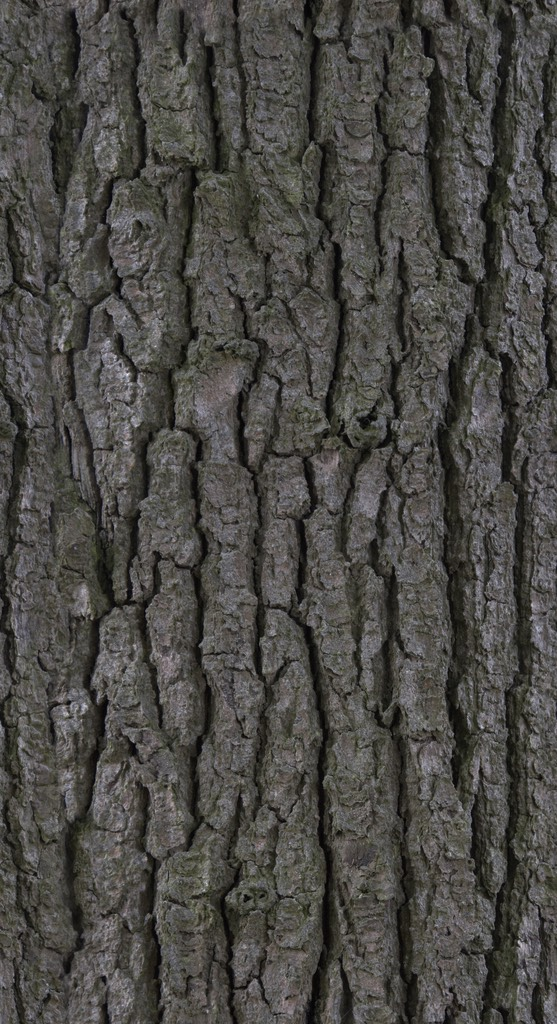
#> input picture godot/art/source_plants/shapespark/plants_0.png, 557 x 1024 px
$ python prepare_supplied_plants.py
#> lines starting #> are read from the running program, lines starting #| are printed output that depends on the picture
"""Pack the supplied FBX textures; retain their alpha masks and repeatable UVs."""
from pathlib import Path
from PIL import Image

ROOT = Path(__file__).resolve().parents[1] / "godot"
SOURCE = ROOT / "art/source_plants"
OUT = ROOT / "assets/models/vegetation"
OUT.mkdir(parents=True, exist_ok=True)
LAYERS = ["plants_0.png", "plants_1.png", "plants_2.png", "plants_3.png",
          "plants_4.png", "plants_5.png", "plants_6.png", "plants_9.png",
          "plants_10.png", "plants_18.png", "plants_19.png"]
atlas = Image.new("RGBA", (1024, 1024))
#> atlas: PIL image 1024x1024 RGBA; every value is 0
images = [Image.open(SOURCE / "shapespark" / name).convert("RGBA") for name in LAYERS]
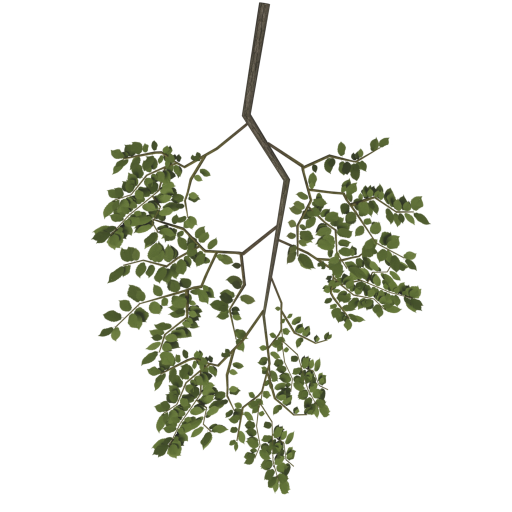
#> input picture godot/art/source_plants/shapespark/plants_1.png, 1024 x 1024 px (shown at 1/2 size)
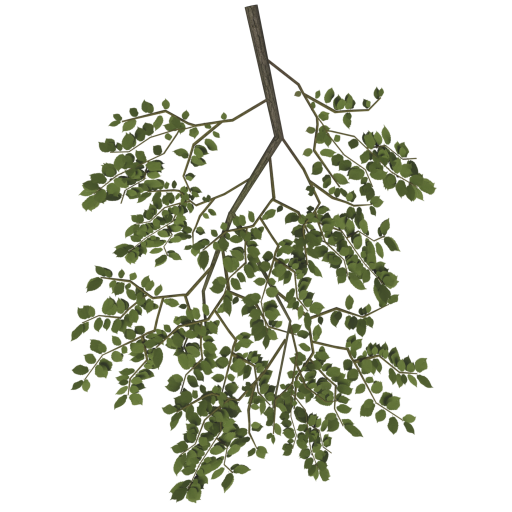
#> input picture godot/art/source_plants/shapespark/plants_2.png, 1024 x 1024 px (shown at 1/2 size)
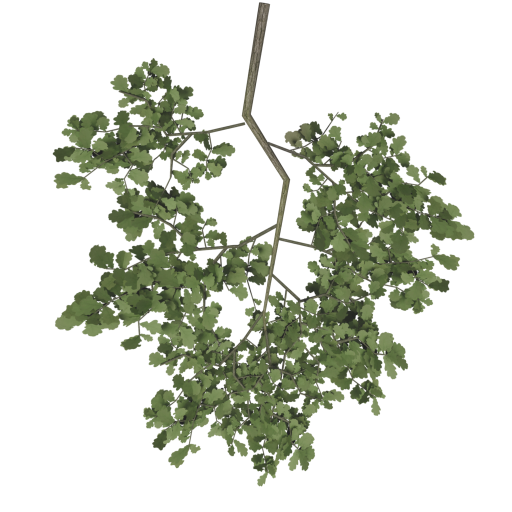
#> input picture godot/art/source_plants/shapespark/plants_3.png, 1024 x 1024 px (shown at 1/2 size)
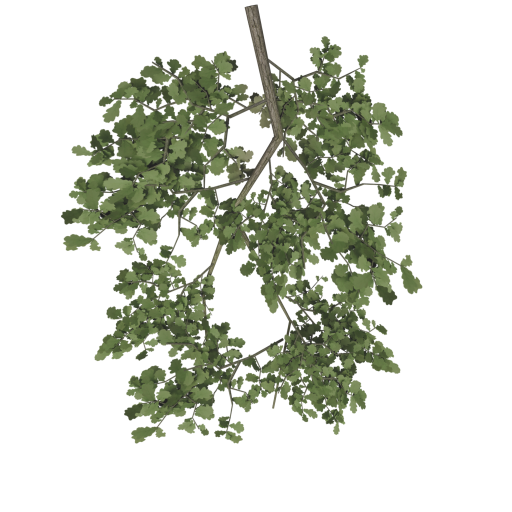
#> input picture godot/art/source_plants/shapespark/plants_4.png, 1024 x 1024 px (shown at 1/2 size)
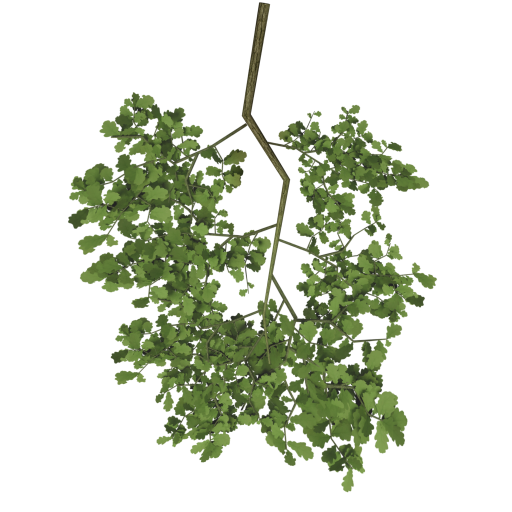
#> input picture godot/art/source_plants/shapespark/plants_5.png, 1024 x 1024 px (shown at 1/2 size)
#> (the run stopped early here; a loop or call above may not have finished)
